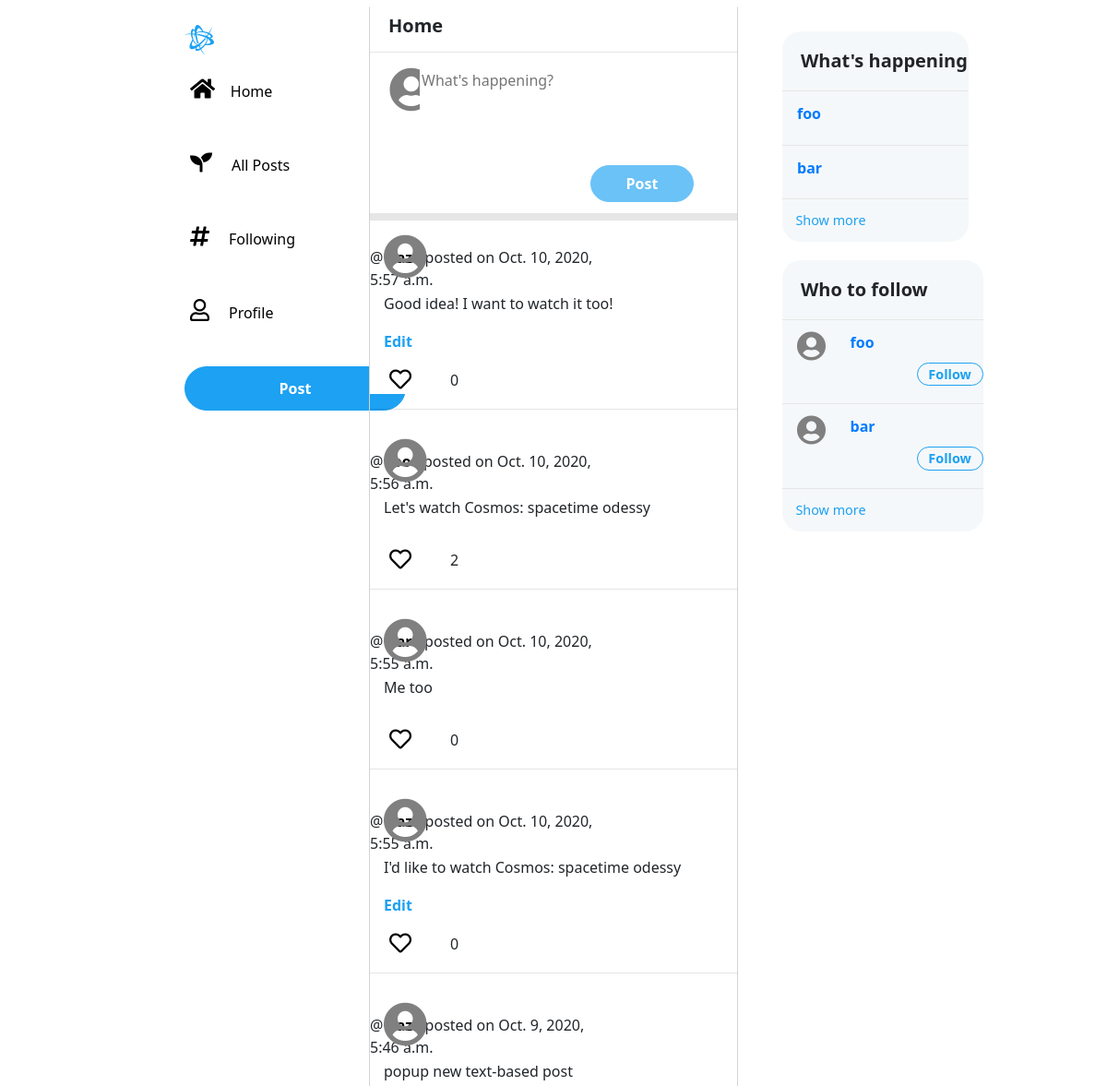
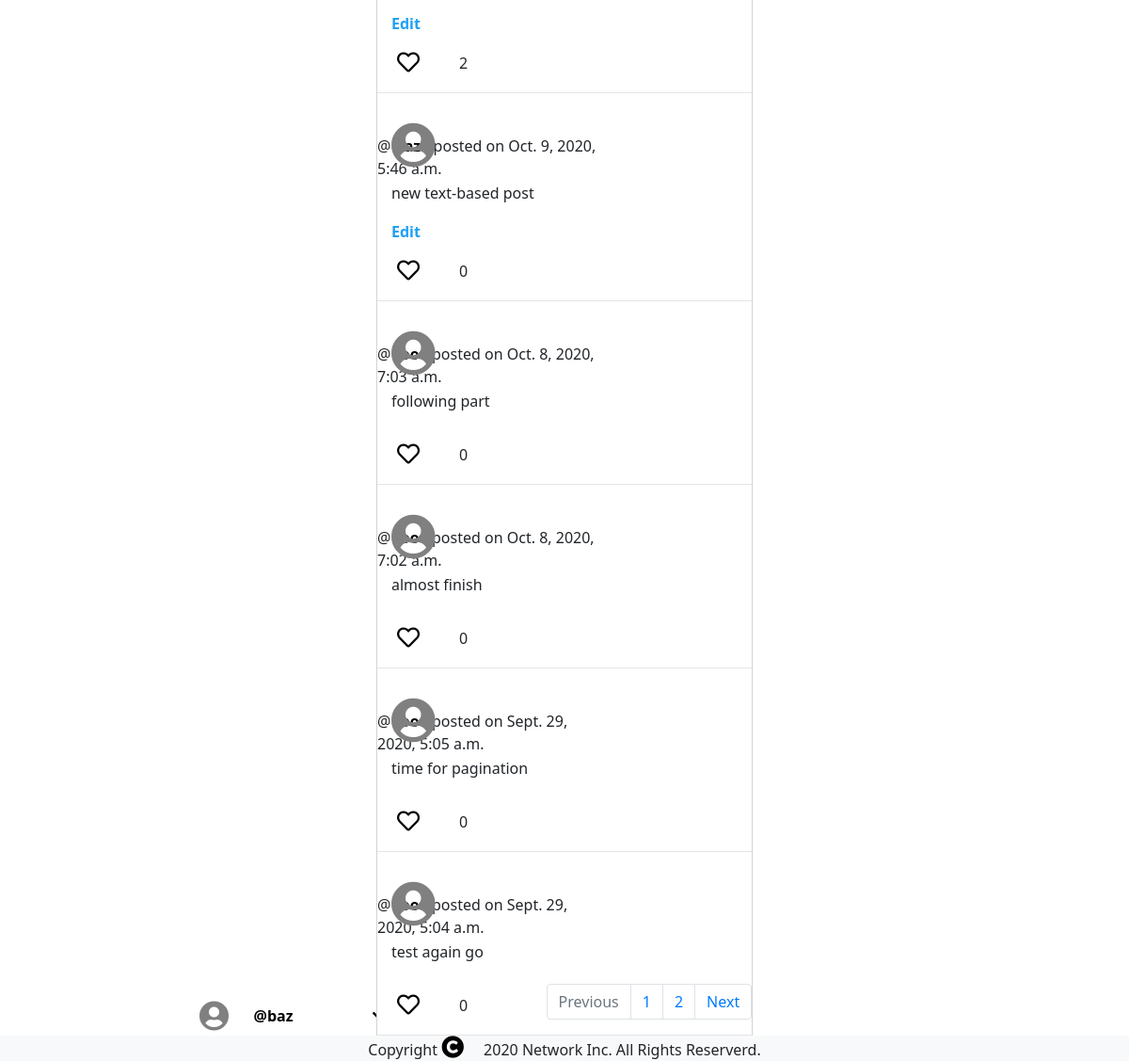
The app's page / (signed in) with its own data (2 pictures, top to bottom).
### network/models.py (models this page shows, shortened)
class User(AbstractUser):
    pass

class Post(models.Model):
    user = models.ForeignKey("User", on_delete=models.CASCADE, related_name="posts")
    content = models.TextField()
    timestamp = models.DateTimeField(auto_now_add=True)
    like_count = models.IntegerField(default=0)

### network/views.py (the view, shortened to what this page needs)
# urls.py: path("", views.index, name="index"),
def index(request):
    if request.user.is_authenticated:
        all_users = User.objects.all()
        users = []
        present_user = User.objects.get(username=request.user)
        for all_user in all_users:
            if all_user != present_user and all_user.username != "admin":
                users.append(all_user)
        posts = Post.objects.all().order_by("-timestamp")
        p = Paginator(posts, 10)
        page_number = request.GET.get("page")
        page_obj = p.get_page(page_number)
        return render(
            request,
            "network/index.html",
            {
                "posts": posts,
                "post": CreatePost(),
                "users": users,
                "page_obj": page_obj,
            },
        )
    else:
        return HttpResponseRedirect(reverse("login"))

### network/models.py
class CreatePost(ModelForm):
    class Meta:
        model = Post
        fields = ["content"]
        widgets = {
            "content": Textarea(
                attrs={
                    "placeholder": "What's happening?",
                    "class": "both_postform",
                }
            )
        }

### network/templates/network/index.html (shortened to what this page needs)
{% extends "network/layout.html" %}
{% load static %}
{% block body %}
<div id="home_view" class="middle_cell">
    <h5 id="test"><strong>Home</strong></h5>
</div>
<div id="happening_form" class="middle_cell">
    <div class="row">
        <div class="col-1">
        </div>
        <div class="col-11">
            <form action="{% url 'index' %}" method="post" id="upper_post_form" onsubmit="function submit_post();">
                {{ post.content }}
                <br />
                <input type='submit' class="btn" id="upper_new_post" value="Post">
            </form>
        </div>
    </div>
</div>
<div class="rows_container">
    {% for post in page_obj %}
    <div><i class=" fa fa-user-circle fa-3x" aria-hidden="true"></i></div>
    <div>
        <span>@
            <a id="other_profile{{ post.id }}" class="user_link" href="{% url 'user_profile' post.user %}">
                {{ post.user }}
            </a>
            - posted on
            {{ post.timestamp }}
        </span>
        <p id="post_paragraph{{ post.id }}" class="post_paragraph">{{ post.content }}</p>
        {% if post.user == request.user %}
        <button class="post_edit" onClick="edit('{{ post.id }}')" id="post_button{{ post.id }}"><input
                id="input_id{{ post.id }}" type="hidden" value="{{ post.id }}">Edit</button>
        {% endif %}
        <div class="like_div">
            <form class="edit_like like_form" method="post">
                <button class="like_button" id="like_button{{ post.id }}"
                    onClick="like('{{ post.id }}', '{{ request.user.id }}')" type="submit" name="place_like">
                    <i class="far fa-heart" aria-hidden></i>
                </button>
                <p id="count{{ post.id }}" class="like_count">{{ post.like_count }}</p>
            </form>
        </div>
        <hr />
    </div>
    {% endfor %}
</div>
{% endblock %}

### network/templates/network/layout.html (shortened to what this page needs)
{% load static %}
<!DOCTYPE html>
<html lang="en">
<head>
    <link rel="stylesheet" href="https://use.fontawesome.com/releases/v5.13.0/css/all.css">
    <link rel="stylesheet" href="https://stackpath.bootstrapcdn.com/bootstrap/4.4.1/css/bootstrap.min.css"
>
    <link href="{% static 'network/styles.css' %}" rel="stylesheet">
</head>
<body class="main_container">
    <div class="row">
        <div class="col-4">
            <div id="left_container" class="row">
                <div class="col-6">
                </div>
                <nav class="navbar-light" class="col-6">
                    <p><i class="fab fa-battle-net"></i></p>
                    <a href="{% url 'index' %}"><button id="home" class="inline_display button_margin"><i
                                class="fas fa-home"></i>Home</button></a>
                    <div>
                        <ul class="navbar-nav mr-auto">
                            <li class="nav-item">
                                <a href="{% url 'index' %}"><button id="all_posts"
                                        class="inline_display button_margin"><i class="fas fa-seedling"></i>
                                        All
                                        Posts</button></a>
                            </li>
                            {% if user.is_authenticated %}
                            <li class="nav-item">
                                <a href="{% url 'following_index' %}"><button id="following"
                                        class="inline_display button_margin"><i class="fas fa-hashtag"></i>
                                        Following</button></a>
                            </li>
                            <li class="nav-item">
                                <a href="{% url 'user_profile' request.user %}"><button id="profile"
                                        class="inline_display button_margin"><i class="far fa-user"></i>
                                        Profile</button></a>
                            </li>
                            <li class="nav-item">
                                <input type="submit" value="Post" class="btn" onclick="popup()" id="new_post">
                            </li>
                            {% endif %}
                            {% if user.is_authenticated %}
                            <div class="dropdown user_account">
                                <button id="left_corner_user" class="btn btn-secondary dropdown-toggle inline_display"
                                    type="button" id="dropdownMenuButton" data-toggle="dropdown" aria-haspopup="true"
                                    aria-expanded="false">
                                    <i class="fa fa-user-circle fa-2x" aria-hidden="true"></i>
                                    <span id="dropdown_user"><strong>@{{ request.user }}</strong>
                                        </span>
                                </button>
                            </div>
                            {% endif %}
                        </ul>
                    </div>
                </nav>
            </div>
        </div>
        <div id="middle_container" class="col-4">
            {% block body %}
            {% endblock %}
        </div>
        <div class="right_container col-4">
            <div class="row upper">
                <div class="who_to_follow_container">
                    <div class="follow_border">
                        <h5>What's happening</h5>
                    </div>
                    {% for user in users %}
                    <a class="follow_link" href="#">
                        <div class="follow_options follow_border">
                            <span class="follow_user">{{ user.username }}</span>
                        </div>
                    </a>
                    {% endfor %}
                    <div id="show_more">
                        <a href="#">Show more</a>
                    </div>
                </div>
            </div>
            <div class="row">
                <div class="who_to_follow_container">
                    <div class="follow_border">
                        <h5>Who to follow</h5>
                    </div>
                    {% for user in users %}
                    <a class="follow_link" href="#">
                        <div class="follow_options follow_border">
                            <i class=" fa fa-user-circle fa-2x" aria-hidden="true"></i>
                            <span class="follow_user">{{ user.username }}</span>
                            <button id="follow_button" class="follow_user">Follow</button>
                        </div>
                    </a>
                    {% endfor %}
                    <div id="show_more">
                        <a href="#">Show more</a>
                    </div>
                </div>
            </div>
        </div>
        <nav aria-label="Page navigation">
            <ul id="pagination-demo" class="pagination">
                {% if page_obj.has_previous %}
                <li class="page-item">
                    <a class="page-link" href="?page={{ page_obj.previous_page_number }}" tabindex="-1">Previous</a>
                </li>
                {% else %}
                <li class="page-item disabled">
                    <a class="page-link" href="#" tabindex="-1" aria-disabled="true">Previous</a>
                </li>
                {% endif %}
                <div id="page">
                </div>
                {% if page_obj.has_next %}
                <li class="page-item">
                    <a class="page-link" href="?page={{ page_obj.next_page_number }}">Next</a>
                </li>
                {% else %}
                <li class="page-item disabled">
                    <a class="page-link" href="#" aria-disabled="true">Next</a>
                </li>
                {% endif %}
            </ul>
        </nav>
        <footer class="footer">
            <div class="container">
                <span class="text muted">Copyright <i class="fa fa-copyright" aria-hidden="true"></i> 2020 Network Inc.
                    All
                    Rights Reserverd.
                </span>
            </div>
        </footer>
    </div>
</body>
</html>

### network/static/network/styles.css (style rules this page uses)
body { overflow-x: hidden; font-family: system-ui, -apple-system, BlinkMacSystemFont, "Segoe UI", Roboto, Ubuntu, "Helvetica Neue", sans-serif; }
nav { text-align: left; width: 50%; margin-top: 10px; }
#left_container { margin-top: 10px; }
.right_container { padding-left: 3em; margin-top: 20px; }
.upper { margin-bottom: 20px; }
#middle_container, #post_middle_container, #profile_view { border: 1px solid lightgrey; border-top: 1px solid transparent; border-bottom: 1px solid transparent; padding: 0; overflow: hidden; }
.rows_container, #post_comment { overflow-y: auto; }
.rows_container span { float: right; padding-right: 38%; margin-top: -50px; }
.rows_container button { border: 0px; background-color: white; }
i { color: black; font-size: 1.5em; padding-right: 0.7em; }
.user_link { color: black; font-size: 1em; font-weight: bold; }
.post_edit { padding-left: 15px; font-weight: bold; color: rgba(29, 161, 242, 1); }
.fab { color: rgba(29, 161, 242, 1); font-size: 2em; }
#new_post { background-color: rgba(29, 161, 242, 1); color: white; border: 1px solid rgba(29, 161, 242, 1); border-radius: 30px; width: 15em; height: 3em; font-weight: bold; outline: none; }
.user_account { position: fixed; bottom: 30px; }
.inline_display { display: inline-block; background-color: white; border: 0px solid #e1f3fd; height: 2.5em; }
.button_margin { margin-bottom: 2.5em; }
.fa-user-circle { color: grey; }
.dropdown-toggle::after { display: none; }
#dropdown_user { color: black; }
strong { vertical-align: super; margin-right: 5em; }
.follow_options { font-weight: bold; padding-left: 1em; }
h5 { font-weight: bold; padding-left: 1em; line-height: 2em; display: table-cell; vertical-align: middle; }
.fa-heart { margin-left: 15px; }
.who_to_follow_container { background-color: rgb(245, 248, 250); border-radius: 20px; width: 60%; display: table; }
.follow_link { background-color: rgb(245, 248, 250); width: 100%; display: table; }
.follow_user { vertical-align: 40%; }
#follow_button, .profile_follow_button { margin-left: 9em; background-color: rgb(245, 248, 250); border: 1px solid rgba(29, 161, 242, 1); border-radius: 30px; color: rgba(29, 161, 242, 1); font-weight: bold; width: 5em; font-size: 0.9em; }
.follow_border { border-bottom: 1px solid #e6e6e6; }
#show_more { margin-left: 1em; font-size: 0.9em; }
#show_more a { color: rgba(29, 161, 242, 1); }
.follow_border, #show_more { padding-top: 12px; padding-bottom: 12px; }
.middle_cell { border-bottom: 1px solid #e6e6e6; }
#upper_new_post, #popup_new_post { background-color: rgba(29, 161, 242, 1); color: white; border: 1px solid rgba(29, 161, 242, 1); border-radius: 30px; width: 7em; height: 2.5em; font-weight: bold; margin-bottom: 0.8em; margin-top: 0em; float: right; margin-right: 2em; }
.middle_cell h5 { margin-top: 12px; }
.middle_cell .row { margin-top: 1em; margin-left: 0.4em; }
#happening_form { border-bottom: 8px solid #e6e6e6; }
textarea { border: 0; }
textarea { width: 520px; height: 100px; }
.row { margin-left: auto; margin-right: auto; margin-top: 7px; }
.rows_container i, .rows_container p { margin-top: 15px; margin-left: 15px; }
.pagination { position: fixed; bottom: 1.2%; right: 33.4%; }
footer { position: fixed; left: 0; bottom: 0; width: 100%; background-color: #f8f9fa; text-align: center; }
.like_count { display: inline; vertical-align: 10%; }

### records on screen
User: user "baz"
Post: user "baz", timestamp "Oct. 10, 2020, 5:57 a.m.", content "Good idea! I want to watch it too!", like_count "0"
Post: user "foo", timestamp "Oct. 10, 2020, 5:56 a.m.", content "Let's watch Cosmos: spacetime odessy", like_count "2"
Post: user "bar", timestamp "Oct. 10, 2020, 5:55 a.m.", content "Me too", like_count "0"
Post: user "baz", timestamp "Oct. 10, 2020, 5:55 a.m.", content "I'd like to watch Cosmos: spacetime odessy", like_count "0"
Post: user "baz", timestamp "Oct. 9, 2020, 5:46 a.m.", content "popup new text-based post", like_count "2"
Post: user "baz", timestamp "Oct. 9, 2020, 5:46 a.m.", content "new text-based post", like_count "0"
Post: user "foo", timestamp "Oct. 8, 2020, 7:03 a.m.", content "following part", like_count "0"
Post: user "foo", timestamp "Oct. 8, 2020, 7:02 a.m.", content "almost finish", like_count "0"
Post: user "foo", timestamp "Sept. 29, 2020, 5:05 a.m.", content "time for pagination", like_count "0"
Post: user "foo", timestamp "Sept. 29, 2020, 5:04 a.m.", content "test again go", like_count "0"
User: username "foo"
User: username "bar"
